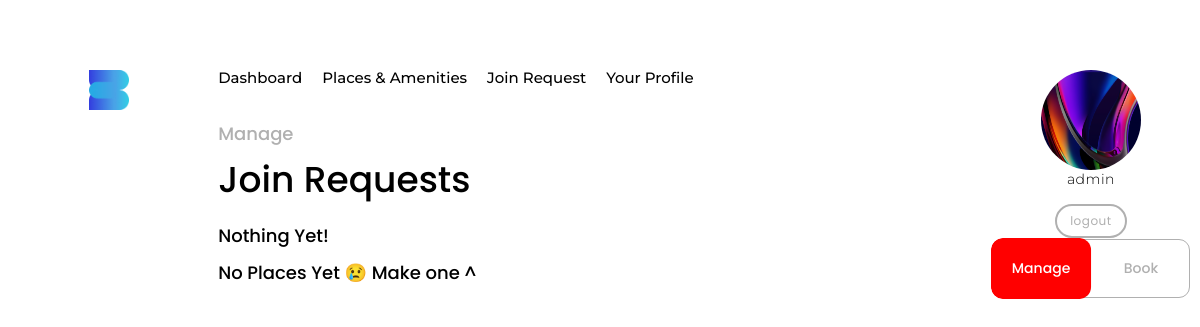
/manage/joinrequests (signed in), run on the app's committed database.
### accountsApp/models.py (models this page shows, shortened)
class CustomUser(AbstractUser):
    email = models.EmailField(verbose_name='Email',
                              unique=True, null=False, blank=False)
    username = models.CharField(max_length=20, blank=False, unique=True)
    alias = models.CharField(max_length=40)
    first_name = models.CharField(max_length=30, null=False, blank=False)
    last_name = models.CharField(max_length=30, null=False, blank=False)
    date_created = models.DateTimeField(auto_now_add=True)
    USERNAME_FIELD = 'email'
    REQUIRED_FIELDS = ['username', 'first_name', 'last_name']
    objects = CustomUserManager()

### siteApp/models.py (models this page shows, shortened)
class Profile(models.Model):
    user = models.OneToOneField(
        settings.AUTH_USER_MODEL, null=False, on_delete=models.CASCADE, related_name="profile")
    phone_number = PhoneNumberField(null=True, blank=True, unique=True)
    bio = models.TextField(max_length=200, blank=True)
    image = models.ImageField(upload_to=user_upload_directory_path, null=True, blank=True)
    date_created = models.DateTimeField(auto_now_add=True)
    class Meta:
        ordering = ('date_created',)

### mgmtApp/views.py (the view)
# urls.py: path('joinrequests', views.joinrequests_view, name="join-requests"),
def joinrequests_view(request):
    page_subtitle = "Manage"
    page_title = "Join Requests"
    _, joinrequest_groupings = getUsersPlacesAndJoinRequest(request, 5)
    print(joinrequest_groupings)
    context = {
        'page_title': page_title,
        'page_subtitle': page_subtitle,
        'joinrequest_groupings': joinrequest_groupings
    }
    template_name = 'mgmtApp/joinrequests.html'
    return render(request, template_name, context)

### siteApp/models.py (called while the page is built)
    def __str__(self):
        return "{}".format(self.name)

### siteApp/querytools.py (called while the page is built)
def getUsersPlacesAndJoinRequest(request, number_of_joinrequests_each = None):
    place_relationships = PlaceProfileRelationship.objects.filter(
        profile=request.user.profile, profile_type__in=['0', '1', '2', '3', '4'])
    places = [i.place for i in place_relationships]
    place_request_groupings = {}
    for place in places:
        joinrequests = place.joinrequest_set.exclude(profile=request.user.profile)
        print(place)
        print(joinrequests)
        if joinrequests.count() > 0:
            place_request_groupings[place] = joinrequests
    return places, place_request_groupings

### templates/mgmtApp/joinrequests.html
{% extends 'base.html' %}
{% load static %}
{% block pageheader %}
<div class="header2 color-shade-grey">{{page_subtitle}}</div>
<div class="header1">{{page_title}}</div>
{% endblock pageheader %}
{% block content %}
{% if joinrequest_groupings %}
{{joinrequest_groupings}}
    {% for place, joinrequests in joinrequest_groupings.items %}
        {% include 'components/card.html' with name="container-card style1-2" verified="verified" place=place joinrequests=joinrequests%}
    {% endfor %}
{% else %}
    <div class="header2">Nothing Yet!</div>
    <div class="card">
        <div class="header2">No Places Yet 😢 Make one ^</div>
    </div>
{% endif %}
{% endblock content %}

### templates/base.html (shortened to what this page needs)
{% load static %}
<!DOCTYPE html>
<html lang="en">
<head>
    <link rel="stylesheet" type="text/css" href="{% static 'css/main.css' %}">
    <link rel="stylesheet" type="text/css" href="{% static 'css/components.css' %}">
</head>
<body>
    <div class="platform-base">
        <div class="side-container" id="side-container--left">
            {% block sidecontainer-left %}
                <img src="{% static 'images/Bloom Logo-Transparent-Darker-Blue.png'%}" style="width: 40px; margin-bottom: 20px;" alt="">
            {% endblock sidecontainer-left %}
        </div>
        <div class="main-container">
            {% include 'components/navbar.html' %}
            <div class="main-container__header">
                {% block pageheader %}
                {% endblock pageheader %}
            </div>
            <div class="main-container__grid-container">
                {% block content %}
                {% endblock content %}
            </div>
        </div>
        <div class="side-container" id="side-container--right">
            {% block sidecontainer-right %}
                <img {% if request.user.profile.image %} src="{{ request.user.profile.image.url }}"{% endif %} alt="" style="height: 100px; width: 100px; border-radius: 50%;">
                {% if request.path != "/login" %}
                    <div class="body1">
                        {{request.user.first_name}}
                    </div>
                {% endif %}
                {% include 'components/button-logout.html' with link='logout' text='logout' %}
                {% include 'components/button.html' with name='button site-toggle' state=0 %}
            {% endblock sidecontainer-right %}
        </div>
    </div>
</body>
</html>

### static/css/main.css (style rules this page uses)
* { -webkit-box-sizing: border-box; box-sizing: border-box; }
body { margin: 0; padding: 0; }
.platform-base { width: 100%; height: -webkit-fit-content; height: -moz-fit-content; height: fit-content; min-height: 100vh; display: -webkit-box; display: -ms-flexbox; display: flex; -webkit-box-pack: center; -ms-flex-pack: center; justify-content: center; -webkit-box-align: start; -ms-flex-align: start; align-items: flex-start; }
.side-container { -webkit-box-flex: 2; -ms-flex: 2; flex: 2; height: 100vh; display: -webkit-box; display: -ms-flexbox; display: flex; -webkit-box-orient: vertical; -webkit-box-direction: normal; -ms-flex-direction: column; flex-direction: column; -webkit-box-pack: start; -ms-flex-pack: start; justify-content: flex-start; -webkit-box-align: center; -ms-flex-align: center; align-items: center; padding-top: 70px; }
.side-container > div { margin-bottom: 10px; }
.main-container { z-index: 1; -webkit-box-flex: 7; -ms-flex: 7; flex: 7; height: -webkit-fit-content; height: -moz-fit-content; height: fit-content; min-height: 200vh; padding-top: 70px; display: -webkit-box; display: -ms-flexbox; display: flex; -webkit-box-orient: vertical; -webkit-box-direction: normal; -ms-flex-direction: column; flex-direction: column; -webkit-box-align: start; -ms-flex-align: start; align-items: flex-start; }
.main-container__header { width: 100%; padding: 30px 0 10px 0; }
.main-container__grid-container { height: 100%; min-height: 70vh; width: 100%; }

### static/css/components.css (style rules this page uses)
.color-shade-grey { color: #b0b0b0; }
* { -webkit-box-sizing: border-box; box-sizing: border-box; }
.header1 { width: 100%; font-family: "Poppins"; font-style: normal; font-weight: 500; font-size: 36px; line-height: auto; }
.header2 { width: 100%; font-family: "Poppins"; font-style: normal; font-weight: 500; font-size: 18px; line-height: auto; padding: 5px 0 5px 0; }
.body1 { font-family: "Montserrat"; font-style: normal; font-weight: 300; font-size: 14px; padding: 0 0 6px 0; letter-spacing: 0.5px; }

### data on the page
CustomUser: image (picture), user.first_name "admin"

### other printed values
{{ page_subtitle }} "Manage"
{{ page_title }} "Join Requests"
{{ text }} "logout"
